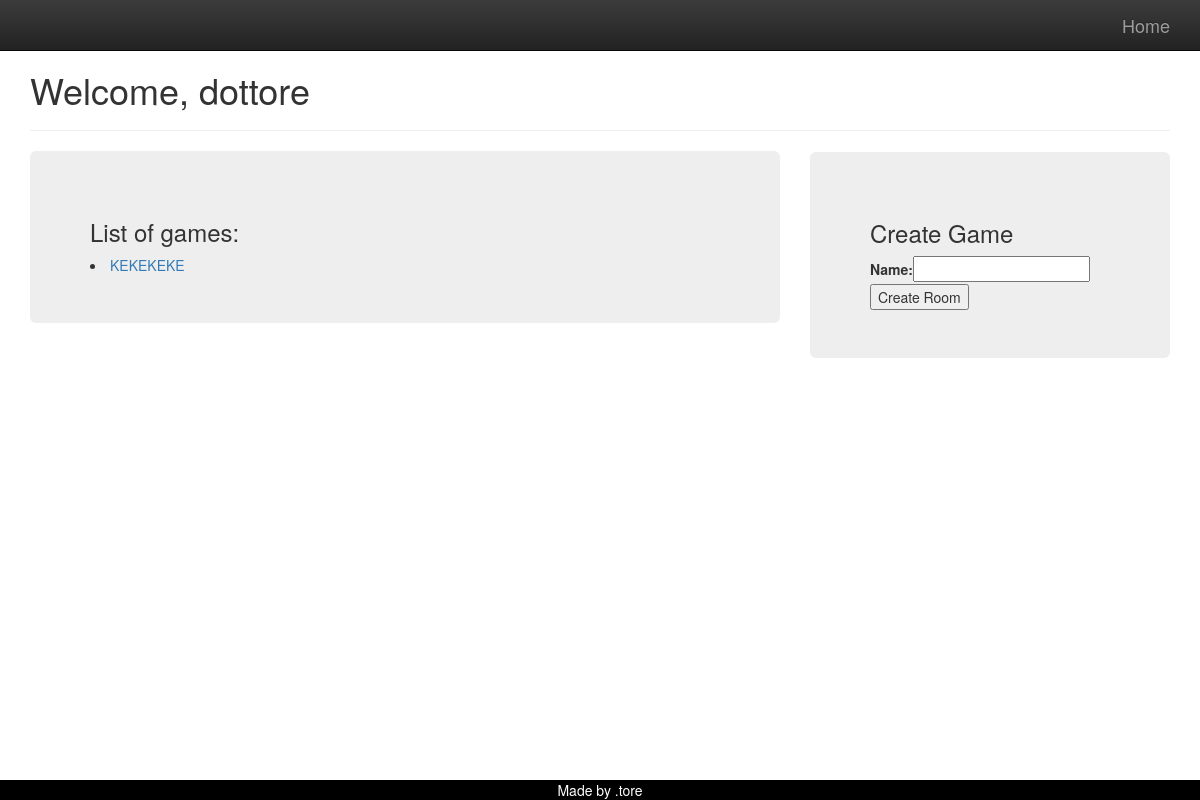
The page /player/home (signed in) on the database as committed earlier.
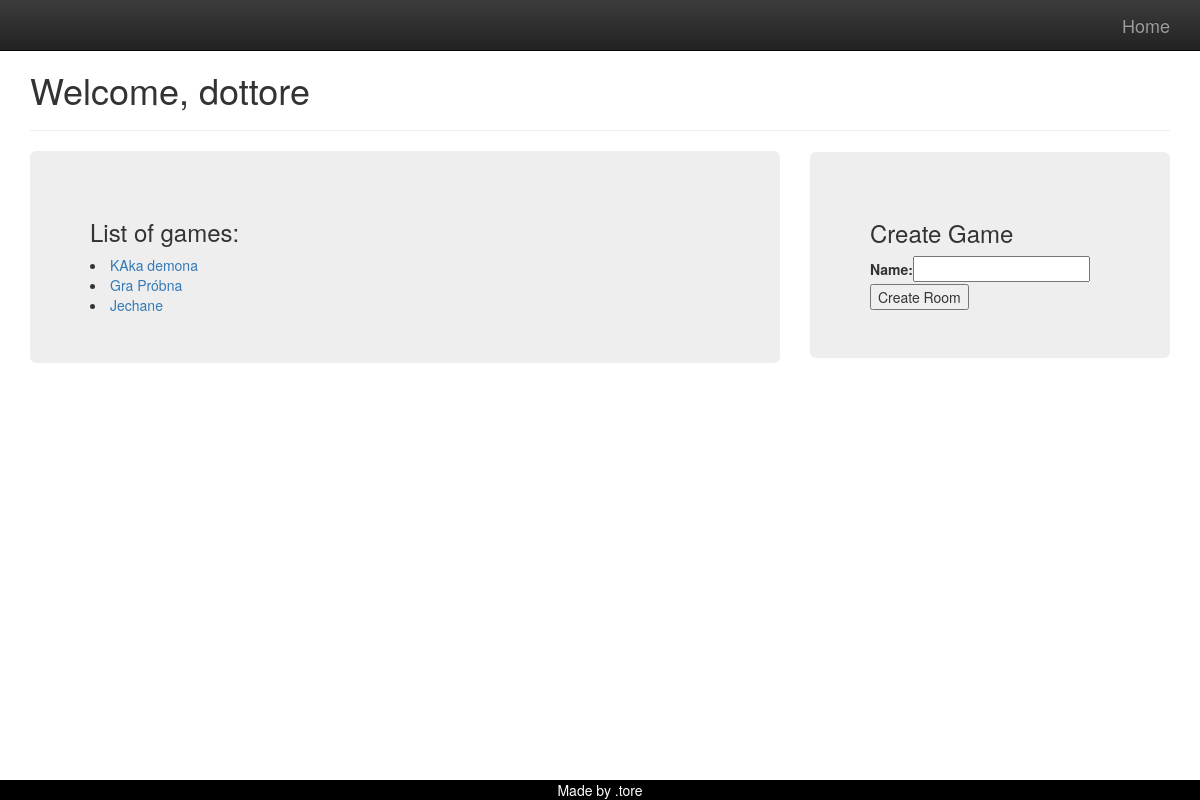
The same page on the database as committed later.
### game/models.py (models this page shows, shortened)
class Game(models.Model):
    name = models.CharField(max_length=150)
    host = models.ForeignKey(User,on_delete=models.CASCADE)
    is_played = models.BooleanField(default = False)
    players_ready = models.IntegerField(default =0)
    max_players = models.IntegerField(default=4)

### player/views.py (the view)
# urls.py: path('home', home, name = 'home')
@login_required
def home(request):
    usr = request.user.username
    games = Game.objects.all()
    form = CreateGame
    return render(request,'player/home.html', {'usr': usr, 'games': games, 'form' : form, })

### templates/player/home.html (shortened to what this page needs)
{% extends 'base.html' %}
{% block content %}
<h1>Welcome, {{usr}}</h1>
<hr>
<div class="row">
  <div class="col-sm-8">
      <div class = 'jumbotron'>
          <h3>List of games: </h3>
    {% for g in games %}
        <li><a href="{% url 'game_join' g.id %}">{{g.name}}</a> </li>
    {% endfor %}
      </div></div>
  <div class="col-sm-4"></div>
  <div class="col-sm-4">
      <div class = 'jumbotron' name="menu" id ="menu">
          <h3>Create Game</h3>
<form method ="POST" action = '{% url 'new_room' %}'>
{{form}}
    <button type = 'submit' name="create" value = 'ok'>Create Room</button>
</form>
      </div></div>
</div>
{% endblock %}

Rows that differ between the two databases and show on the page:
removed Game: name "KEKEKEKE"
added Game: name "KAka demona"
added Game: name "Gra Próbna"
added Game: name "Jechane"
